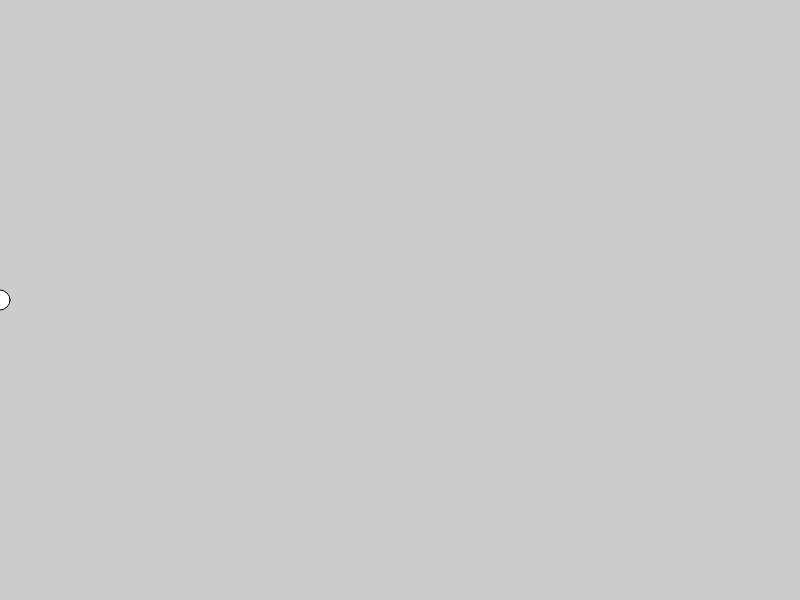
Frame 1 (no input)
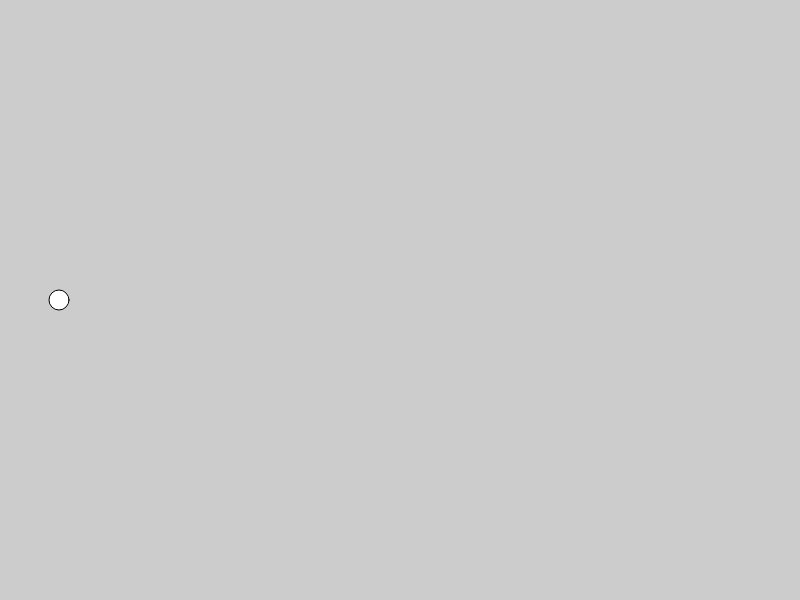
Frame 60 (no input)
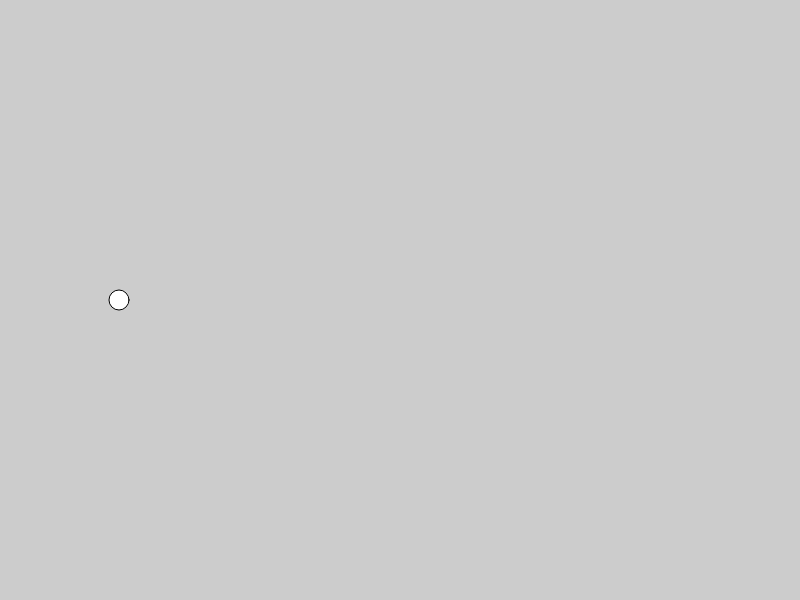
Frame 120 (the mouse pressed at the canvas centre since frame 60)

The p5.js sketch that drew these frames (run headless with seeded random() and noise() and a simulated clock; from frame 60 on, the mouse is pressed at the canvas centre):

// p5.js sketch
// ── sketch.js
var x = 0
var y = 300
var increment = 1

function setup() {
  createCanvas(800, 600);
  print(width, height)
}

function draw() {
  background(204);

  // Check if we need to bounce
  if (x > width) {
    increment = -1;  // bounce off the right hand side
  }
  else if (x < 0) {
    increment = 1;  // bounce off the left hand side
  }
  
  // Draw the circle in its new position
  circle(x, y, 20);

  // Move the circle in the required direction
  x = x + increment;
}
